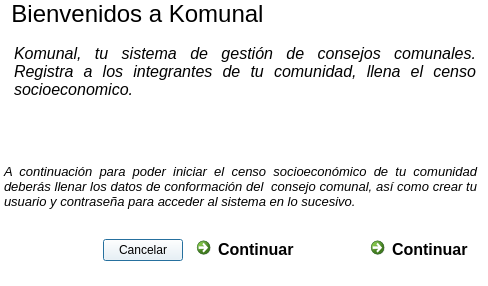
<?xml version="1.0" encoding="UTF-8"?>
<ui version="4.0">
 <class>DlgBienvenida</class>
 <widget class="QDialog" name="DlgBienvenida">
  <property name="geometry">
   <rect>
    <x>0</x>
    <y>0</y>
    <width>488</width>
    <height>286</height>
   </rect>
  </property>
  <property name="windowTitle">
   <string>Dialog</string>
  </property>
  <property name="styleSheet">
   <string notr="true">background: white</string>
  </property>
  <widget class="QLabel" name="label">
   <property name="geometry">
    <rect>
     <x>10</x>
     <y>0</y>
     <width>255</width>
     <height>28</height>
    </rect>
   </property>
   <property name="font">
    <font>
     <pointsize>18</pointsize>
    </font>
   </property>
   <property name="text">
    <string>Bienvenidos a Komunal</string>
   </property>
   <property name="alignment">
    <set>Qt::AlignCenter</set>
   </property>
  </widget>
  <widget class="QTextBrowser" name="textBrowser">
   <property name="geometry">
    <rect>
     <x>10</x>
     <y>40</y>
     <width>470</width>
     <height>111</height>
    </rect>
   </property>
   <property name="frameShape">
    <enum>QFrame::NoFrame</enum>
   </property>
   <property name="html">
    <string>&lt;!DOCTYPE HTML PUBLIC &quot;-//W3C//DTD HTML 4.0//EN&quot; &quot;http://www.w3.org/TR/REC-html40/strict.dtd&quot;&gt;
&lt;html&gt;&lt;head&gt;&lt;meta name=&quot;qrichtext&quot; content=&quot;1&quot; /&gt;&lt;style type=&quot;text/css&quot;&gt;
p, li { white-space: pre-wrap; }
&lt;/style&gt;&lt;/head&gt;&lt;body style=&quot; font-family:'Ubuntu'; font-size:11pt; font-weight:400; font-style:normal;&quot;&gt;
&lt;p align=&quot;justify&quot; style=&quot; margin-top:0px; margin-bottom:0px; margin-left:0px; margin-right:0px; -qt-block-indent:0; text-indent:0px;&quot;&gt;&lt;span style=&quot; font-size:12pt; font-style:italic;&quot;&gt;Komunal, tu sistema de gestión de consejos comunales. Registra a los integrantes de tu comunidad, llena el censo socioeconomico.&lt;/span&gt;&lt;/p&gt;&lt;/body&gt;&lt;/html&gt;</string>
   </property>
  </widget>
  <widget class="QWidget" name="layoutWidget">
   <property name="geometry">
    <rect>
     <x>90</x>
     <y>230</y>
     <width>441</width>
     <height>41</height>
    </rect>
   </property>
   <layout class="QHBoxLayout" name="horizontalLayout">
    <item>
     <spacer name="horizontalSpacer">
      <property name="orientation">
       <enum>Qt::Horizontal</enum>
      </property>
      <property name="sizeHint" stdset="0">
       <size>
        <width>40</width>
        <height>20</height>
       </size>
      </property>
     </spacer>
    </item>
    <item>
     <widget class="QPushButton" name="btnCancel">
      <property name="text">
       <string>Cancelar</string>
      </property>
     </widget>
    </item>
    <item>
     <widget class="QCommandLinkButton" name="btnContinuar">
      <property name="font">
       <font>
        <pointsize>12</pointsize>
       </font>
      </property>
      <property name="text">
       <string>Continuar</string>
      </property>
     </widget>
    </item>
    <item>
     <widget class="QCommandLinkButton" name="btnContinuar2">
      <property name="enabled">
       <bool>true</bool>
      </property>
      <property name="font">
       <font>
        <pointsize>12</pointsize>
       </font>
      </property>
      <property name="text">
       <string>Continuar</string>
      </property>
     </widget>
    </item>
   </layout>
  </widget>
  <widget class="QTextBrowser" name="textBrowser_3">
   <property name="geometry">
    <rect>
     <x>10</x>
     <y>80</y>
     <width>470</width>
     <height>121</height>
    </rect>
   </property>
   <property name="frameShape">
    <enum>QFrame::NoFrame</enum>
   </property>
   <property name="html">
    <string>&lt;!DOCTYPE HTML PUBLIC &quot;-//W3C//DTD HTML 4.0//EN&quot; &quot;http://www.w3.org/TR/REC-html40/strict.dtd&quot;&gt;
&lt;html&gt;&lt;head&gt;&lt;meta name=&quot;qrichtext&quot; content=&quot;1&quot; /&gt;&lt;style type=&quot;text/css&quot;&gt;
p, li { white-space: pre-wrap; }
&lt;/style&gt;&lt;/head&gt;&lt;body style=&quot; font-family:'Ubuntu'; font-size:11pt; font-weight:400; font-style:normal;&quot;&gt;
&lt;p align=&quot;justify&quot; style=&quot; margin-top:0px; margin-bottom:0px; margin-left:0px; margin-right:0px; -qt-block-indent:0; text-indent:0px;&quot;&gt;&lt;span style=&quot; font-style:italic;&quot;&gt;Una vez creado el consejo comunal el censo es iniciado automaticamente, tenga en cuenta que la proxima vez que abra este sistema necesitara los datos de acceso que creara a continuación, no sea descuidado con ellos.&lt;/span&gt;&lt;/p&gt;
&lt;p align=&quot;justify&quot; style=&quot;-qt-paragraph-type:empty; margin-top:0px; margin-bottom:0px; margin-left:0px; margin-right:0px; -qt-block-indent:0; text-indent:0px;&quot;&gt;&lt;/p&gt;
&lt;p align=&quot;right&quot; style=&quot; margin-top:0px; margin-bottom:0px; margin-left:0px; margin-right:0px; -qt-block-indent:0; text-indent:0px;&quot;&gt;&lt;span style=&quot; font-size:14pt; font-weight:600; font-style:italic;&quot;&gt;Disfrute su sistema Komunal.&lt;/span&gt;&lt;/p&gt;&lt;/body&gt;&lt;/html&gt;</string>
   </property>
  </widget>
  <widget class="QTextBrowser" name="textBrowser_2">
   <property name="geometry">
    <rect>
     <x>0</x>
     <y>160</y>
     <width>481</width>
     <height>61</height>
    </rect>
   </property>
   <property name="frameShape">
    <enum>QFrame::NoFrame</enum>
   </property>
   <property name="html">
    <string>&lt;!DOCTYPE HTML PUBLIC &quot;-//W3C//DTD HTML 4.0//EN&quot; &quot;http://www.w3.org/TR/REC-html40/strict.dtd&quot;&gt;
&lt;html&gt;&lt;head&gt;&lt;meta name=&quot;qrichtext&quot; content=&quot;1&quot; /&gt;&lt;style type=&quot;text/css&quot;&gt;
p, li { white-space: pre-wrap; }
&lt;/style&gt;&lt;/head&gt;&lt;body style=&quot; font-family:'Ubuntu'; font-size:11pt; font-weight:400; font-style:normal;&quot;&gt;
&lt;p align=&quot;justify&quot; style=&quot; margin-top:0px; margin-bottom:0px; margin-left:0px; margin-right:0px; -qt-block-indent:0; text-indent:0px;&quot;&gt;&lt;span style=&quot; font-size:10pt; font-style:italic;&quot;&gt;A continuación para poder iniciar el censo socioeconómico de tu comunidad deberás llenar los datos de conformación del  consejo comunal, así como crear tu usuario y contraseña para acceder al sistema en lo sucesivo.&lt;/span&gt;&lt;/p&gt;&lt;/body&gt;&lt;/html&gt;</string>
   </property>
  </widget>
  <zorder>textBrowser_3</zorder>
  <zorder>label</zorder>
  <zorder>textBrowser</zorder>
  <zorder>layoutWidget</zorder>
  <zorder>textBrowser_2</zorder>
 </widget>
 <resources/>
 <connections>
  <connection>
   <sender>btnCancel</sender>
   <signal>clicked()</signal>
   <receiver>DlgBienvenida</receiver>
   <slot>close()</slot>
   <hints>
    <hint type="sourcelabel">
     <x>268</x>
     <y>310</y>
    </hint>
    <hint type="destinationlabel">
     <x>248</x>
     <y>169</y>
    </hint>
   </hints>
  </connection>
  <connection>
   <sender>btnContinuar</sender>
   <signal>clicked()</signal>
   <receiver>label</receiver>
   <slot>hide()</slot>
   <hints>
    <hint type="sourcelabel">
     <x>395</x>
     <y>310</y>
    </hint>
    <hint type="destinationlabel">
     <x>185</x>
     <y>35</y>
    </hint>
   </hints>
  </connection>
  <connection>
   <sender>btnContinuar</sender>
   <signal>clicked()</signal>
   <receiver>textBrowser</receiver>
   <slot>hide()</slot>
   <hints>
    <hint type="sourcelabel">
     <x>395</x>
     <y>310</y>
    </hint>
    <hint type="destinationlabel">
     <x>255</x>
     <y>110</y>
    </hint>
   </hints>
  </connection>
  <connection>
   <sender>btnContinuar</sender>
   <signal>clicked()</signal>
   <receiver>textBrowser_2</receiver>
   <slot>hide()</slot>
   <hints>
    <hint type="sourcelabel">
     <x>395</x>
     <y>310</y>
    </hint>
    <hint type="destinationlabel">
     <x>255</x>
     <y>240</y>
    </hint>
   </hints>
  </connection>
  <connection>
   <sender>btnContinuar</sender>
   <signal>clicked()</signal>
   <receiver>btnContinuar</receiver>
   <slot>hide()</slot>
   <hints>
    <hint type="sourcelabel">
     <x>445</x>
     <y>250</y>
    </hint>
    <hint type="destinationlabel">
     <x>445</x>
     <y>250</y>
    </hint>
   </hints>
  </connection>
  <connection>
   <sender>btnContinuar</sender>
   <signal>clicked()</signal>
   <receiver>btnContinuar2</receiver>
   <slot>show()</slot>
   <hints>
    <hint type="sourcelabel">
     <x>271</x>
     <y>250</y>
    </hint>
    <hint type="destinationlabel">
     <x>445</x>
     <y>250</y>
    </hint>
   </hints>
  </connection>
 </connections>
</ui>
